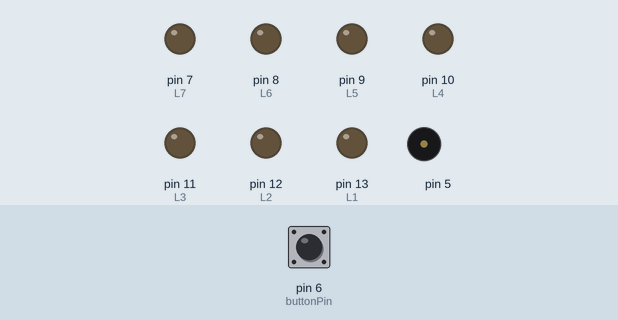
Simulated run of this sketch. Board: Arduino Uno, built with avr-gcc and run on an emulated ATmega328P. On the bench: output pins drawn as LEDs (lit = HIGH), buzzer (waves = sounding). Inputs (shaded band) come from the test bench; at power-on: pin 6 (buttonPin) LOW.

Above: at 3.7 s.
3.8 s: pin 6 (buttonPin) pulled HIGH for 0.9 s
At 4.35 s:
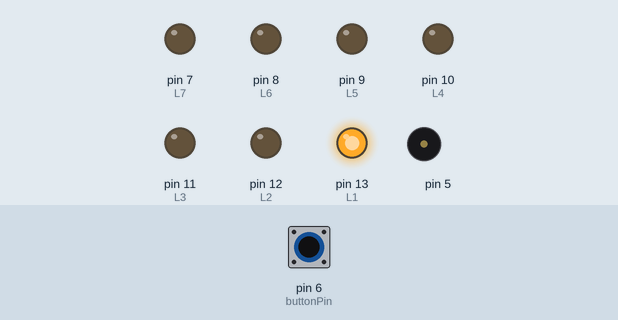
At 7.8 s:
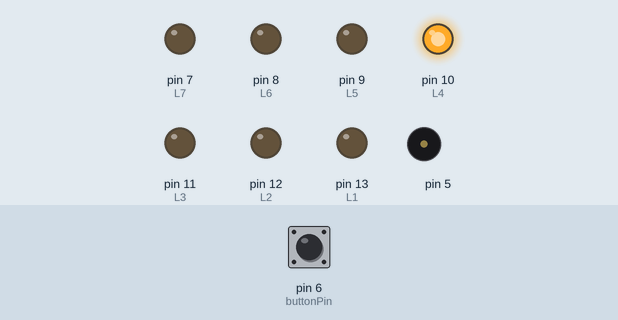
14.3 s: pin 6 (buttonPin) pulled HIGH for 3.2 s
At 15.9 s:
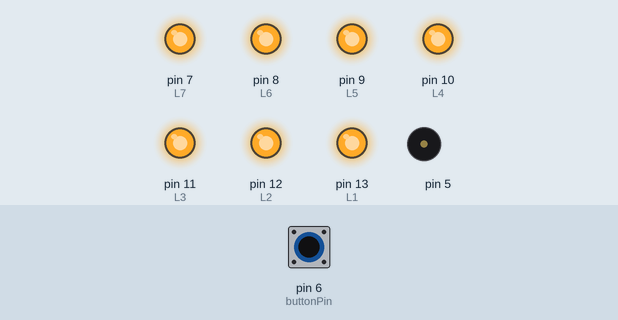
Timing chart, 0 to 29.0 s (numbered marks = the images above; inputs shaded):
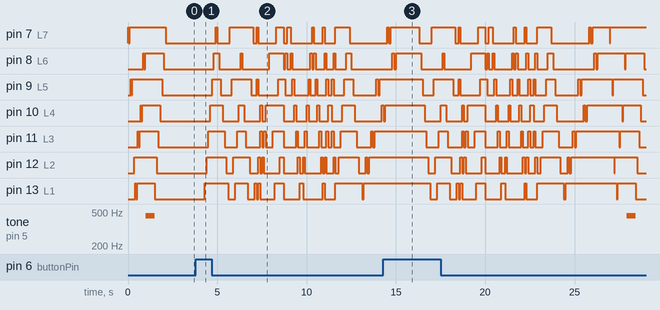

Measured:
- after the input at 3.8 s, pin 7 (L7): LOW → HIGH after 1.1 s, → LOW 0.10 s later, → HIGH 0.70 s later, → LOW 1.3 s later, … (16 changes in this stretch); pin 8 (L6): LOW → HIGH after 1.0 s, → LOW 0.30 s later, → HIGH 1.2 s later, → LOW 0.10 s later, … (20 changes in this stretch)

The sketch:

twinkiling_led.ino
```cpp
int L1 = 13;
int L2 = 12;
int L3 = 11;
int L4 = 10;
int L5 = 9;
int L6 = 8;
int L7 = 7;  //7 LED pin

int buttonPin = 6;  //the number of the pushbutton pin

int de=100;  // delay time

int p=0;
int var=0;// variable for loop

int buttonState = 0;         // variable for reading the pushbutton status

void setup() {


  pinMode(L1, OUTPUT);
  pinMode(L2, OUTPUT);
  pinMode(L3, OUTPUT);
  pinMode(L4, OUTPUT);
  pinMode(L5, OUTPUT);
  pinMode(L6, OUTPUT);
  pinMode(L7, OUTPUT); //led

  pinMode(buttonPin, INPUT);//switch

}

void loop()
{
 buttonState = digitalRead(buttonPin);

 if (buttonState == HIGH){
   var=0;
   digitalWrite(L1,1);
   delay(de);
   digitalWrite(L2,1);
   delay(de);
   digitalWrite(L3,1);
   delay(de);
   digitalWrite(L4,1);
   delay(de);
   digitalWrite(L5,1);
   delay(de);
   digitalWrite(L6,1);
   delay(de);
   digitalWrite(L7,1);
   delay(de);

   digitalWrite(L7,0);
   delay(de);
   digitalWrite(L6,0);
   delay(de);
   digitalWrite(L5,0);
   delay(de);
   digitalWrite(L4,0);
   delay(de);
   digitalWrite(L3,0);
   delay(de);
   digitalWrite(L2,0);
   delay(de);
   digitalWrite(L1,0);
   delay(de);
   digitalWrite(L7,1);
   delay(de);
   digitalWrite(L5,1);
   delay(de);
   digitalWrite(L2,1);
   delay(de);
   digitalWrite(L1,1);
   delay(de);
   digitalWrite(L3,1);
   delay(de);
   digitalWrite(L4,1);
   delay(de);
   digitalWrite(L6,1);
   delay(de);
   digitalWrite(L6,0);
   delay(de);
   digitalWrite(L4,0);
   delay(de);
   digitalWrite(L3,0);
   delay(de);
   digitalWrite(L1,0);
   delay(de);
   digitalWrite(L2,0);
   delay(de);
   digitalWrite(L5,0);
   delay(de);
   digitalWrite(L7,0);
   delay(de);
   digitalWrite(L1,1);
 digitalWrite(L2,0);
 digitalWrite(L3,0);
 digitalWrite(L4,0);
 digitalWrite(L5,0);
 digitalWrite(L6,0);
 digitalWrite(L7,0);  //1
  delay(de);
 digitalWrite(L7,1);
 digitalWrite(L5,1);
 digitalWrite(L3,0);
   digitalWrite(L1,0);
   digitalWrite(L2,0);
   digitalWrite(L4,0);
   digitalWrite(L6,0);
   delay(de);
   digitalWrite(L7,0);
   digitalWrite(L5,0);
   digitalWrite(L2,1);
   digitalWrite(L1,1);
   digitalWrite(L3,0);
   digitalWrite(L4,0);
   digitalWrite(L6,0);
   delay(de);
   digitalWrite(L2,0);
   digitalWrite(L1,0);
   digitalWrite(L3,1);
   digitalWrite(L4,1);
   digitalWrite(L6,0);
   digitalWrite(L7,0);
   digitalWrite(L5,0);
   delay(de);


 digitalWrite(L1,0);
 digitalWrite(L2,1);
 digitalWrite(L3,0);
 digitalWrite(L4,0);
 digitalWrite(L5,0);
 digitalWrite(L6,0);
 digitalWrite(L7,0);  //2
  delay(de);

 digitalWrite(L1,0);
 digitalWrite(L2,0);
 digitalWrite(L3,1);
 digitalWrite(L4,0);
 digitalWrite(L5,0);
 digitalWrite(L6,0);
 digitalWrite(L7,0);  //3
  delay(de);

 digitalWrite(L1,0);
 digitalWrite(L2,0);
 digitalWrite(L3,0);
 digitalWrite(L4,1);
 digitalWrite(L5,0);
 digitalWrite(L6,0);
 digitalWrite(L7,0);  //4
  delay(200);
  digitalWrite(L6,1);
   delay(de);
   digitalWrite(L4,1);
   delay(de);
   digitalWrite(L3,1);
   delay(de);
   digitalWrite(L1,1);
   delay(de);
   digitalWrite(L7,1);
   delay(de);
   digitalWrite(L5,1);
   delay(de);
   digitalWrite(L2,1);
   delay(200);

 digitalWrite(L1,0);
 digitalWrite(L2,0);
 digitalWrite(L3,0);
 digitalWrite(L4,0);
 digitalWrite(L5,1);
 digitalWrite(L6,0);
 digitalWrite(L7,0);  //5
  delay(de);

 digitalWrite(L1,0);
 digitalWrite(L2,0);
 digitalWrite(L3,0);
 digitalWrite(L4,0);
 digitalWrite(L5,0);
 digitalWrite(L6,1);
 digitalWrite(L7,0);  //6
  delay(de);

 digitalWrite(L1,0);
 digitalWrite(L2,0);
 digitalWrite(L3,0);
 digitalWrite(L4,0);
 digitalWrite(L5,0);
 digitalWrite(L6,0);
 digitalWrite(L7,1);  //7
  delay(de);


 digitalWrite(L1,0);
 digitalWrite(L2,0);
 digitalWrite(L3,0);
 digitalWrite(L4,0);
 digitalWrite(L5,0);
 digitalWrite(L6,0);
 digitalWrite(L7,1);  //7
  delay(de);

  digitalWrite(L1,0);
 digitalWrite(L2,0);
 digitalWrite(L3,0);
 digitalWrite(L4,0);
 digitalWrite(L5,0);
 digitalWrite(L6,1);
 digitalWrite(L7,0);  //6
  delay(de);

  digitalWrite(L1,0);
 digitalWrite(L2,0);
 digitalWrite(L3,0);
 digitalWrite(L4,0);
 digitalWrite(L5,1);
 digitalWrite(L6,0);
 digitalWrite(L7,0);  //5
  delay(de);

  digitalWrite(L1,0);
 digitalWrite(L2,0);
 digitalWrite(L3,0);
 digitalWrite(L4,1);
 digitalWrite(L5,0);
 digitalWrite(L6,0);
 digitalWrite(L7,0);  //4
  delay(de);

  digitalWrite(L1,0);
 digitalWrite(L2,0);
 digitalWrite(L3,1);
 digitalWrite(L4,0);
 digitalWrite(L5,0);
 digitalWrite(L6,0);
 digitalWrite(L7,0);  //3
  delay(de);


  digitalWrite(L1,0);
 digitalWrite(L2,1);
 digitalWrite(L3,0);
 digitalWrite(L4,0);
 digitalWrite(L5,0);
 digitalWrite(L6,0);
 digitalWrite(L7,0);  //2
  delay(de);

   digitalWrite(L1,1);
 digitalWrite(L2,0);
 digitalWrite(L3,0);
 digitalWrite(L4,0);
 digitalWrite(L5,0);
 digitalWrite(L6,0);
 digitalWrite(L7,0);  //1
  delay(de);


 digitalWrite(L1,1);
 digitalWrite(L2,0);
 digitalWrite(L3,0);
 digitalWrite(L4,0);
 digitalWrite(L5,0);
 digitalWrite(L6,0);
 digitalWrite(L7,0);  //1
  delay(de);

 digitalWrite(L1,0);
 digitalWrite(L2,1);
 digitalWrite(L3,0);
 digitalWrite(L4,0);
 digitalWrite(L5,0);
 digitalWrite(L6,0);
 digitalWrite(L7,0);  //2
  delay(de);

 digitalWrite(L1,0);
 digitalWrite(L2,0);
 digitalWrite(L3,1);
 digitalWrite(L4,0);
 digitalWrite(L5,0);
 digitalWrite(L6,0);
 digitalWrite(L7,0);  //3
  delay(de);

 digitalWrite(L1,0);
 digitalWrite(L2,0);
 digitalWrite(L3,0);
 digitalWrite(L4,1);
 digitalWrite(L5,0);
 digitalWrite(L6,0);
 digitalWrite(L7,0);  //4
  delay(de);

 digitalWrite(L1,0);
 digitalWrite(L2,0);
 digitalWrite(L3,0);
 digitalWrite(L4,0);
 digitalWrite(L5,1);
 digitalWrite(L6,0);
 digitalWrite(L7,0);  //5
  delay(de);

 digitalWrite(L1,0);
 digitalWrite(L2,0);
 digitalWrite(L3,0);
 digitalWrite(L4,0);
 digitalWrite(L5,0);
 digitalWrite(L6,1);
 digitalWrite(L7,0);  //6
  delay(de);

 digitalWrite(L1,0);
 digitalWrite(L2,0);
 digitalWrite(L3,0);
 digitalWrite(L4,0);
 digitalWrite(L5,0);
 digitalWrite(L6,0);
 digitalWrite(L7,1);  //7
  delay(de);


  digitalWrite(L1,0);
 digitalWrite(L2,0);
 digitalWrite(L3,0);
 digitalWrite(L4,0);
 digitalWrite(L5,0);
 digitalWrite(L6,1);
 digitalWrite(L7,0);  //6
  delay(de);

  digitalWrite(L1,0);
 digitalWrite(L2,0);
 digitalWrite(L3,0);
 digitalWrite(L4,0);
 digitalWrite(L5,1);
 digitalWrite(L6,0);
 digitalWrite(L7,0);  //5
  delay(de);

  digitalWrite(L1,0);
 digitalWrite(L2,0);
 digitalWrite(L3,0);
 digitalWrite(L4,1);
 digitalWrite(L5,0);
 digitalWrite(L6,0);
 digitalWrite(L7,0);  //4
  delay(de);

  digitalWrite(L1,0);
 digitalWrite(L2,0);
 digitalWrite(L3,1);
 digitalWrite(L4,0);
 digitalWrite(L5,0);
 digitalWrite(L6,0);
 digitalWrite(L7,0);  //3
  delay(de);


  digitalWrite(L1,0);
 digitalWrite(L2,1);
 digitalWrite(L3,0);
 digitalWrite(L4,0);
 digitalWrite(L5,0);
 digitalWrite(L6,0);
 digitalWrite(L7,0);  //2
  delay(de);


 digitalWrite(L1,1);
 digitalWrite(L2,0);
 digitalWrite(L3,0);
 digitalWrite(L4,0);
 digitalWrite(L5,0);
 digitalWrite(L6,0);
 digitalWrite(L7,1);  //1,7
  delay(de);

 digitalWrite(L1,0);
 digitalWrite(L2,1);
 digitalWrite(L3,0);
 digitalWrite(L4,0);
 digitalWrite(L5,0);
 digitalWrite(L6,1);
 digitalWrite(L7,0);  //2,6
  delay(de);

 digitalWrite(L1,0);
 digitalWrite(L2,0);
 digitalWrite(L3,1);
 digitalWrite(L4,0);
 digitalWrite(L5,1);
 digitalWrite(L6,0);
 digitalWrite(L7,0);  //3,5
  delay(de);

 digitalWrite(L1,0);
 digitalWrite(L2,0);
 digitalWrite(L3,0);
 digitalWrite(L4,1);
 digitalWrite(L5,0);
 digitalWrite(L6,0);
 digitalWrite(L7,0);  //4
  delay(de);


 digitalWrite(L1,0);
 digitalWrite(L2,0);
 digitalWrite(L3,0);
 digitalWrite(L4,1);
 digitalWrite(L5,0);
 digitalWrite(L6,0);
 digitalWrite(L7,0);  //4
  delay(de);

 digitalWrite(L1,0);
 digitalWrite(L2,0);
 digitalWrite(L3,1);
 digitalWrite(L4,0);
 digitalWrite(L5,1);
 digitalWrite(L6,0);
 digitalWrite(L7,0);  //3,5
  delay(de);


 digitalWrite(L1,0);
 digitalWrite(L2,1);
 digitalWrite(L3,0);
 digitalWrite(L4,0);
 digitalWrite(L5,0);
 digitalWrite(L6,1);
 digitalWrite(L7,0);  //2,6
  delay(de);

 digitalWrite(L1,1);
 digitalWrite(L2,0);
 digitalWrite(L3,0);
 digitalWrite(L4,0);
 digitalWrite(L5,0);
 digitalWrite(L6,0);
 digitalWrite(L7,1);  //1,7
  delay(de);


 digitalWrite(L1,1);
 delay(de);
 digitalWrite(L2,1);
 delay(de);
 digitalWrite(L3,1);
 delay(de);
 digitalWrite(L4,1);
 delay(de);
 digitalWrite(L5,1);
 delay(de);
 digitalWrite(L6,1);
 delay(de);
 digitalWrite(L7,1);
 delay(de);
 digitalWrite(L7,0);
 delay(de);
 digitalWrite(L6,0);
 delay(de);
 digitalWrite(L5,0);
 delay(de);
 digitalWrite(L4,0);
 delay(de);
 digitalWrite(L3,0);
 delay(de);
 digitalWrite(L2,0);
 delay(de);
 digitalWrite(L1,0);

 digitalWrite(L1,1);
 delay(100);
  digitalWrite(L1,0);
 delay(100);
  digitalWrite(L1,1);
 delay(100);
  digitalWrite(L2,1);
 delay(100);
  digitalWrite(L2,0);
 delay(100);
  digitalWrite(L2,1);
 delay(100);
  digitalWrite(L3,1);
 delay(100);
  digitalWrite(L3,0);
 delay(100);
  digitalWrite(L3,1);
 delay(100);
  digitalWrite(L5,1);
 delay(100);
  digitalWrite(L5,0);
 delay(100);
  digitalWrite(L5,1);
 delay(100);
 digitalWrite(L4,1);
 delay(100);
 digitalWrite(L4,0);
 delay(100);
 digitalWrite(L4,1);
 delay(100);
 digitalWrite(L7,1);
 delay(100);
 digitalWrite(L7,0);
 delay(100);
 digitalWrite(L7,1);
 delay(100);
 digitalWrite(L6,1);
 delay(100);
 digitalWrite(L6,0);
 delay(100);
 digitalWrite(L6,1);
 delay(600);

 }
 //when buttonstate is low then all led flick
 if (buttonState==LOW){

    while(var<1){
              digitalWrite(L7,1);
     delay(50);
     digitalWrite(L7,0);
     delay(50);
      digitalWrite(L7,1);
     delay(50);
      digitalWrite(L5,1);
     delay(50);
      digitalWrite(L5,0);
     delay(50);
     digitalWrite(L5,1);
     delay(50);
     digitalWrite(L2,1);
     delay(5);
     digitalWrite(L2,0);
     delay(50);
     digitalWrite(L2,1);
     delay(50);
     digitalWrite(L1,1);
     delay(50);
     digitalWrite(L1,0);
     delay(50);
     digitalWrite(L1,1);
     delay(50);

     digitalWrite(L3,1);
     delay(50);
     digitalWrite(L3,0);
     delay(50);
     digitalWrite(L3,1);
     delay(50);
     digitalWrite(L4,1);
     delay(50);
     digitalWrite(L4,0);
     delay(50);
     digitalWrite(L4,1);
     delay(50);

     digitalWrite(L6,1);
     delay(50);
     digitalWrite(L6,0);
     delay(50);
     digitalWrite(L6,1);

     delay(50);
     tone(5,450);//siren
     delay(500);
     noTone(5);

    var++;
    }
   digitalWrite(L1,0);
   delay(100);
   digitalWrite(L2,0);
   delay(100);
   digitalWrite(L3,0);
   delay(100);
   digitalWrite(L4,0);
   delay(100);
   digitalWrite(L5,0);
   delay(100);
   digitalWrite(L6,0);
   delay(100);
   digitalWrite(L7,0);
   delay(100);//all led off


}
}
```
